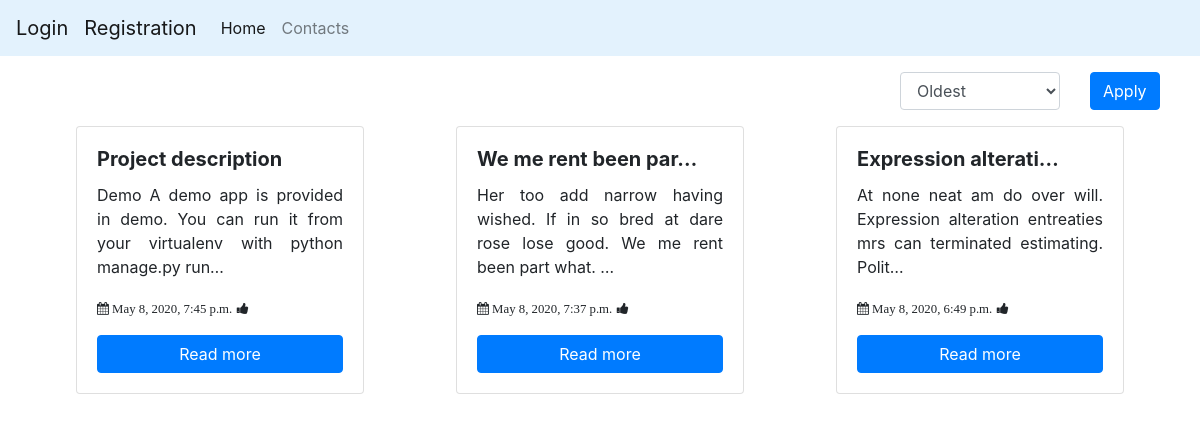
The page /tag/1 on the database its author committed.
### core/models.py (models this page shows, shortened)
class Post(models.Model):
    title = models.CharField(max_length=255)
    date = models.DateTimeField(auto_now_add=True)
    text = models.TextField()
    author = models.ForeignKey(User, on_delete=models.CASCADE)
    tags = models.ManyToManyField('core.Tag')

### core/views.py (the view)
# urls.py: path('tag/<int:pk>', TagPostViews.as_view()),
class TagPostViews(DetailView):
    template_name = 'tag_posts.html'
    model = Post
    def get_context_data(self, **kwargs):
        tag_id = self.kwargs.get('pk', '')
        posts = Tag.objects.get(id=tag_id).post_set.all().order_by('-date')[:20]
        return {
            'posts': posts
        }

### core/templates/tag_posts.html (shortened to what this page needs)
{% extends "layout.html" %}
{% block content %}
<div class="container">
    <form method="get">
        <form class="w-100">
            <div class="row mt-3">
                <div class="offset-9 col-2">
                    <div class="form-group">
                        <select name="sort" class="form-control">
                            <option value="date-asc" {% if sort == 'date-asc' %} selected{% endif %}>Oldest</option>
                        </select>
                    </div>
                </div>
                <div class="col-1">
                    <button type="submit" class="btn btn-primary">Apply</button>
                </div>
            </div>
        </form>
    </form>
    <div class="row">
        {% for post in posts %}
        <div class="col-md-3.5 ml-auto mr-auto mb-3">
            <div class="card" style="width: 18rem;">
                <div class="card-body">
                    <h5 class="card-title"><b>{{ post.title|truncatechars:20 }}</b></h5>
                    <p class="card-text text-justify">{{ post.text|truncatechars:100 }}</p>
                    <p>
                        <small><i class="fa fa-calendar"> {{post.date}}</i></small>
                        <small><i class="fa fa-thumbs-up"> {{post.like_count}}</i></small>
                    </p>
                    <a href="/post/{{post.id}}" class="btn btn-primary w-100">Read more</a>
                </div>
            </div>
        </div>
        {% endfor %}
    </div>
</div>
{% endblock %}

### rows shown on the page
Post: title "Project description", text "Demo A demo app is provided in demo. You can run it from your virtualenv with python manage.py run…", date "May 8, 2020, 7:45 p.m."
Post: title "We me rent been par…", text "Her too add narrow having wished. If in so bred at dare rose lose good. We me rent been part what. …", date "May 8, 2020, 7:37 p.m."
Post: title "Expression alterati…", text "At none neat am do over will. Expression alteration entreaties mrs can terminated estimating. Polit…", date "May 8, 2020, 6:49 p.m."
